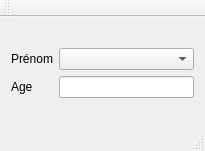
<?xml version="1.0" encoding="UTF-8"?>
<ui version="4.0">
 <class>MainWindow</class>
 <widget class="QMainWindow" name="MainWindow">
  <property name="geometry">
   <rect>
    <x>0</x>
    <y>0</y>
    <width>205</width>
    <height>151</height>
   </rect>
  </property>
  <property name="windowTitle">
   <string>MainWindow</string>
  </property>
  <widget class="QWidget" name="centralWidget">
   <layout class="QVBoxLayout" name="verticalLayout_3">
    <item>
     <layout class="QHBoxLayout" name="horizontalLayout">
      <item>
       <layout class="QVBoxLayout" name="verticalLayout">
        <item>
         <widget class="QLabel" name="label_prenom">
          <property name="text">
           <string>Prénom</string>
          </property>
         </widget>
        </item>
        <item>
         <widget class="QLabel" name="label_age">
          <property name="text">
           <string>Age</string>
          </property>
         </widget>
        </item>
       </layout>
      </item>
      <item>
       <layout class="QVBoxLayout" name="verticalLayout_2">
        <item>
         <widget class="QComboBox" name="comboBox"/>
        </item>
        <item>
         <widget class="QLineEdit" name="lineEdit"/>
        </item>
       </layout>
      </item>
     </layout>
    </item>
   </layout>
  </widget>
  <widget class="QMenuBar" name="menuBar">
   <property name="geometry">
    <rect>
     <x>0</x>
     <y>0</y>
     <width>205</width>
     <height>25</height>
    </rect>
   </property>
  </widget>
  <widget class="QToolBar" name="mainToolBar">
   <attribute name="toolBarArea">
    <enum>TopToolBarArea</enum>
   </attribute>
   <attribute name="toolBarBreak">
    <bool>false</bool>
   </attribute>
  </widget>
  <widget class="QStatusBar" name="statusBar"/>
 </widget>
 <layoutdefault spacing="6" margin="11"/>
 <resources/>
 <connections/>
</ui>
